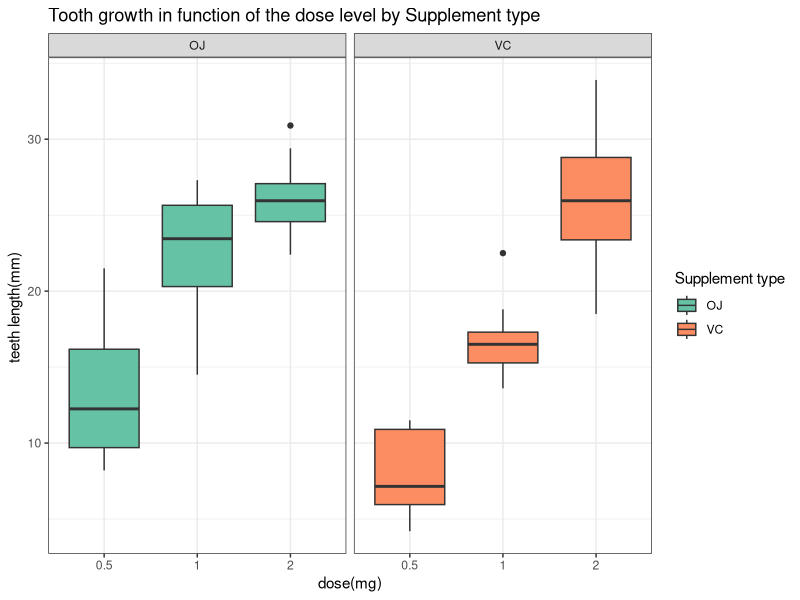
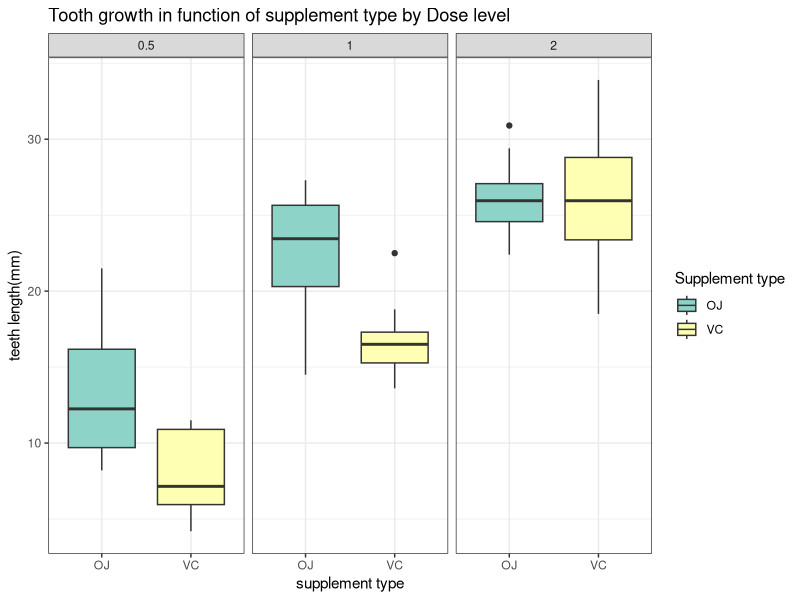

Write the R code that produced these figures, in order. (Note: this script raises an error after producing the figures.)
## ---- chunk 1
# Load the Data
library(dplyr, warn.conflicts = F)
library(ggplot2)
library(datasets)
data(ToothGrowth)

# Explore the dataset
str(ToothGrowth)
## ---- chunk 2
# Variables
summary(ToothGrowth)

## ---- chunk 3
# The  variable dose contains 3 values: 0.5, 1, 2. Convert dose to factor
ToothGrowth$dose <- as.factor(ToothGrowth$dose)
str(ToothGrowth)
## ---- chunk 4
# Analysis and visualization of tooth growth in function of the dose level

table(ToothGrowth$dose, ToothGrowth$supp)

ToothGrowth %>%


ggplot(aes(x=dose, y=len, fill = supp)) +
geom_boxplot() +
facet_grid(. ~ supp) +
scale_fill_brewer(palette = "Set2") +
theme_bw() +
ggtitle("Tooth growth in function of the dose level by Supplement type") +
labs(x="dose(mg)", y= "teeth length(mm) ") +
guides(fill=guide_legend(title="Supplement type"))

#Supplement type mean and range:
suppmean = split(ToothGrowth$len, ToothGrowth$supp)
sapply(suppmean, mean)
sapply(suppmean, range)

## ---- chunk 5
# visualization of tooth growth in function of supplement type

table(ToothGrowth$supp, ToothGrowth$dose)

ToothGrowth %>%
ggplot(aes(x = supp, y = len)) +
geom_boxplot(aes(fill = supp)) +
facet_wrap(~ dose) +
scale_fill_brewer(palette = "Set3") +
theme_bw() +
ggtitle("Tooth growth in function of supplement type by Dose level") +
labs(x="supplement type", y= "teeth length(mm)") +
guides(fill=guide_legend(title="Supplement type"))

## ---- chunk 6
#Dosage level mean and range:
dosmean = split(ToothGrowth$len, ToothGrowth$dose)
sapply(dosmean, mean)
sapply(dosmean, range)

## ---- chunk 7
len_a <- ToothGrowth %>% filter(dose %in% c(0.5,1)) %>% select(len) %>% unlist()
dose_a <- ToothGrowth %>% filter(dose %in% c(0.5,1)) %>% select(dose) %>% unlist()

#Test
(Test.a <- t.test(len_a~dose_a, paired = FALSE))

## ---- chunk 8
len_b <- ToothGrowth %>% filter(dose %in% c(0.5,2)) %>% select(len) %>% unlist()
dose_b <- ToothGrowth %>% filter(dose %in% c(0.5, 2)) %>% select(dose) %>% unlist()

#Test
(Test.b <- t.test(len_b~dose_b, paired = FALSE))
## ---- chunk 9
len_c <- ToothGrowth %>% filter(dose %in% c(1,2)) %>% select(len) %>% unlist()
dose_c <- ToothGrowth %>% filter(dose %in% c(1,2)) %>% select(dose) %>% unlist()
#Test c
(Test.c <- t.test(len_c~dose_c, paired = FALSE))
## ---- chunk 10
len <- ToothGrowth %>% select(len) %>% unlist()
supp <- ToothGrowth %>% select(supp) %>% unlist()
#Test
t.test(len~supp, paired=F)
